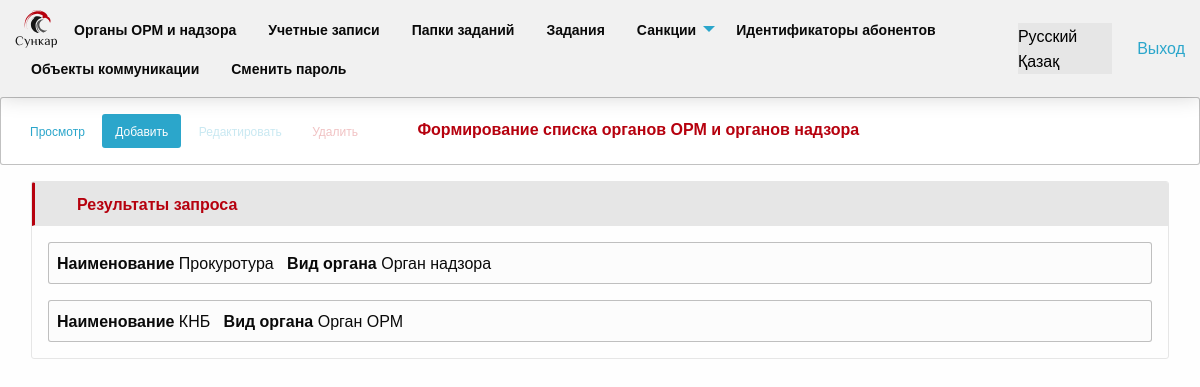
The app's page /organizations/ (signed in) with its own data.
### apps/dictionary/models.py (models this page shows, shortened)
class Organization(TimestampMixin):
    class Meta:
        verbose_name = 'Органы ОРМ и надзора'
        verbose_name_plural = 'Органы ОРМ и надзора'
        permissions = (
            ('menu_view_organization', 'Органы ОРМ и надзора - в Меню'),
        )
    name = models.CharField(
        max_length=512,
        unique=True,
        verbose_name=_('organization_name')
    )
    kind = models.CharField(
        max_length=16,
        verbose_name=_('organization_kind'),
        choices=ORG_KIND
    )

### apps/dictionary/views.py (the view)
class OrganizationsView(ListView):
    template_name = 'dictionary/organization/index.html'
    model = Organization
    def get_context_data(self, *, object_list=None, **kwargs):
        ctx = super().get_context_data(**kwargs)
        ctx['org_kind'] = ORG_KIND
        ctx['add_form'] = OrganizationForm
        return ctx

### apps/system/context_processors.py (called while the page is built)
def menu_context(request):
    context_data = dict()
    user = request.user
    if not request.user.is_authenticated:
        return context_data
    groups = Group.objects.filter(user=user).all()
    permissions = set(Permission.objects.filter(user=user))
    for group in groups:
        permissions.update(set(group.permissions.all()))
    items = []
    for perm in permissions:
        if 'menu_view' in perm.codename:
            item = MENU_ITEMS.get(perm.codename)
            if item:
                items.append(item)
    items = sorted(items, key=lambda k: k.get('priority'))
    context_data['menu_items'] = items
    return context_data

### apps/dictionary/templates/dictionary/organization/index.html (shortened to what this page needs)
{% extends 'dictionary/organization/base_org.html' %}
{% load i18n %}
{% block actions %}
    <a class="button small clear button_custom" onclick="onView()">
        {% translate 'view_button' %}
    </a>
    <a class="button small button_custom" onclick="onAdd()">
        {% translate 'add_button' %}
    </a>
    <a class="button small clear button_custom action_button" disabled onclick="">
        {% translate 'edit_button' %}
    </a>
    <a class="button small clear alert button_custom action_button" disabled onclick="onRemoveElement()">
        {% translate 'delete_button' %}
    </a>
    <span class="headers_section">
        {% translate 'header_section_organization' %}
    </span>
{% endblock %}
{% block content %}
    <div class="card">
        <div class="card-divider">
            <span class="headers_local">
                {% translate 'query_result_header' %}
            </span>
        </div>
        <div class="card-section">
            {% for org in organization_list %}
                <div class="callout secondary small orgs" id="org_{{ org.id }}">
                    <b>{% translate 'name_tag' %}</b> {{ org.name }} &nbsp;
                    <b>{% translate 'organization_kind' %}</b> {{ org.get_kind_display }}
                </div>
            {% endfor %}
        </div>
    </div>
{% endblock %}

### apps/system/static/css/app.css (style rules this page uses)
.button_custom { margin-bottom: 0; }
.headers_section { margin: 0; font-weight: 600; padding: 9px 20px 9px 42px; color: #b6010e; outline: none; border-radius: 0; user-select: none; }
.headers_local { border: 1px solid #e6e6e6; border-left: 3px solid #b6010e; margin: 0; font-weight: 600; padding: 9px 20px 9px 42px; color: #b6010e; outline: none; border-radius: 0; user-select: none; }
.card-divider { padding: 0 !important; }

### records on screen
Organization: name "Прокуротура", kind "Орган надзора"
Organization: name "КНБ", kind "Орган ОРМ"

### other values on screen
{{ item.name }} "Органы ОРМ и надзора" "Учетные записи" "Папки заданий" "Задания" "Идентификаторы абонентов" "Объекты коммуникации" "Сменить пароль"
{{ item.name }} "Санкции"
{{ language.name_local }} "Русский" "Қазақ"
